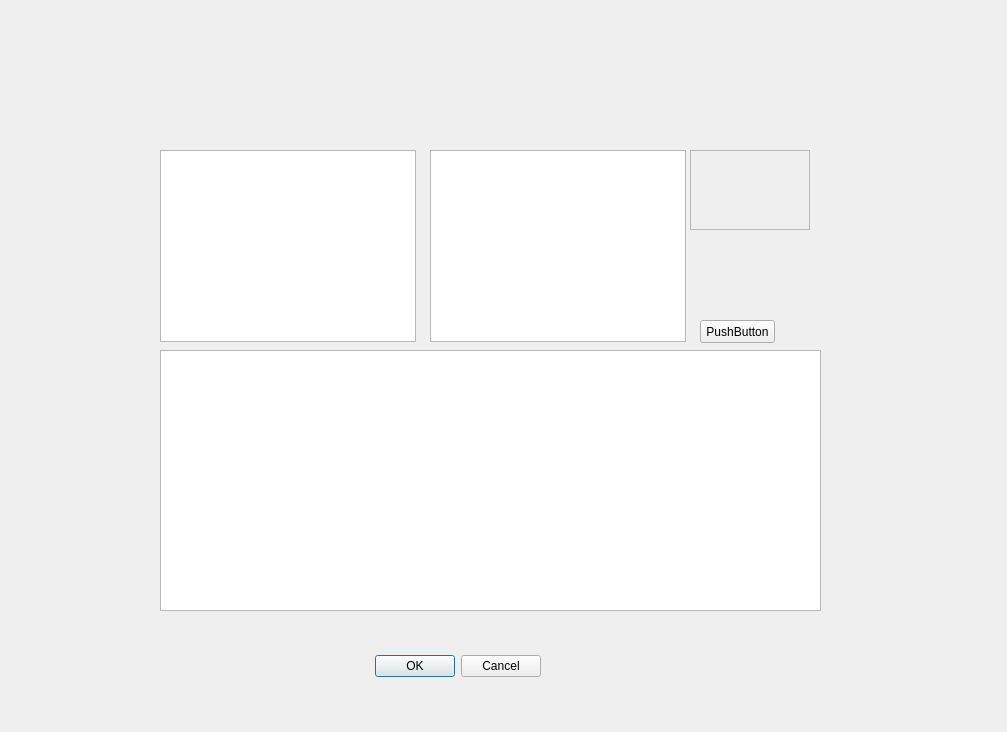
<?xml version="1.0" encoding="UTF-8"?>
<ui version="4.0">
 <class>Dialog</class>
 <widget class="QDialog" name="Dialog">
  <property name="geometry">
   <rect>
    <x>0</x>
    <y>0</y>
    <width>1007</width>
    <height>732</height>
   </rect>
  </property>
  <property name="windowTitle">
   <string>Dialog</string>
  </property>
  <widget class="QDialogButtonBox" name="dialogButtonBox">
   <property name="geometry">
    <rect>
     <x>200</x>
     <y>650</y>
     <width>341</width>
     <height>32</height>
    </rect>
   </property>
   <property name="orientation">
    <enum>Qt::Horizontal</enum>
   </property>
   <property name="standardButtons">
    <set>QDialogButtonBox::Cancel|QDialogButtonBox::Ok</set>
   </property>
  </widget>
  <widget class="QListView" name="listView">
   <property name="geometry">
    <rect>
     <x>160</x>
     <y>350</y>
     <width>661</width>
     <height>261</height>
    </rect>
   </property>
  </widget>
  <widget class="QColumnView" name="columnView">
   <property name="geometry">
    <rect>
     <x>160</x>
     <y>150</y>
     <width>256</width>
     <height>192</height>
    </rect>
   </property>
  </widget>
  <widget class="QTreeView" name="treeView">
   <property name="geometry">
    <rect>
     <x>430</x>
     <y>150</y>
     <width>256</width>
     <height>192</height>
    </rect>
   </property>
  </widget>
  <widget class="QPushButton" name="pushButton">
   <property name="geometry">
    <rect>
     <x>700</x>
     <y>320</y>
     <width>75</width>
     <height>23</height>
    </rect>
   </property>
   <property name="text">
    <string>PushButton</string>
   </property>
  </widget>
  <widget class="QScrollArea" name="scrollArea">
   <property name="geometry">
    <rect>
     <x>690</x>
     <y>150</y>
     <width>120</width>
     <height>80</height>
    </rect>
   </property>
   <property name="widgetResizable">
    <bool>true</bool>
   </property>
   <widget class="QWidget" name="scrollAreaWidgetContents">
    <property name="geometry">
     <rect>
      <x>0</x>
      <y>0</y>
      <width>118</width>
      <height>78</height>
     </rect>
    </property>
   </widget>
  </widget>
 </widget>
 <resources/>
 <connections>
  <connection>
   <sender>dialogButtonBox</sender>
   <signal>accepted()</signal>
   <receiver>Dialog</receiver>
   <slot>accept()</slot>
   <hints>
    <hint type="sourcelabel">
     <x>248</x>
     <y>254</y>
    </hint>
    <hint type="destinationlabel">
     <x>157</x>
     <y>274</y>
    </hint>
   </hints>
  </connection>
  <connection>
   <sender>dialogButtonBox</sender>
   <signal>rejected()</signal>
   <receiver>Dialog</receiver>
   <slot>reject()</slot>
   <hints>
    <hint type="sourcelabel">
     <x>316</x>
     <y>260</y>
    </hint>
    <hint type="destinationlabel">
     <x>286</x>
     <y>274</y>
    </hint>
   </hints>
  </connection>
 </connections>
</ui>
